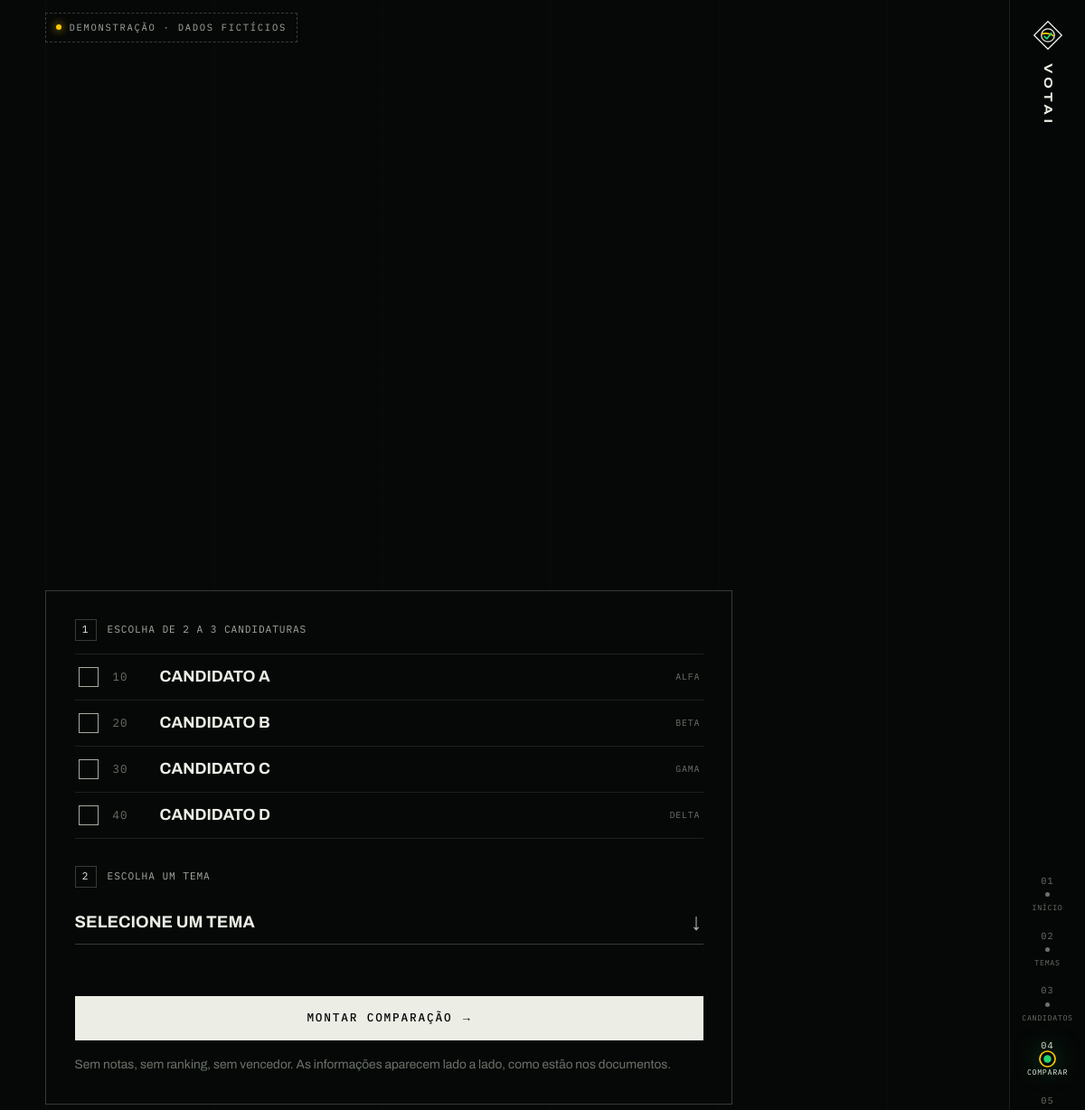
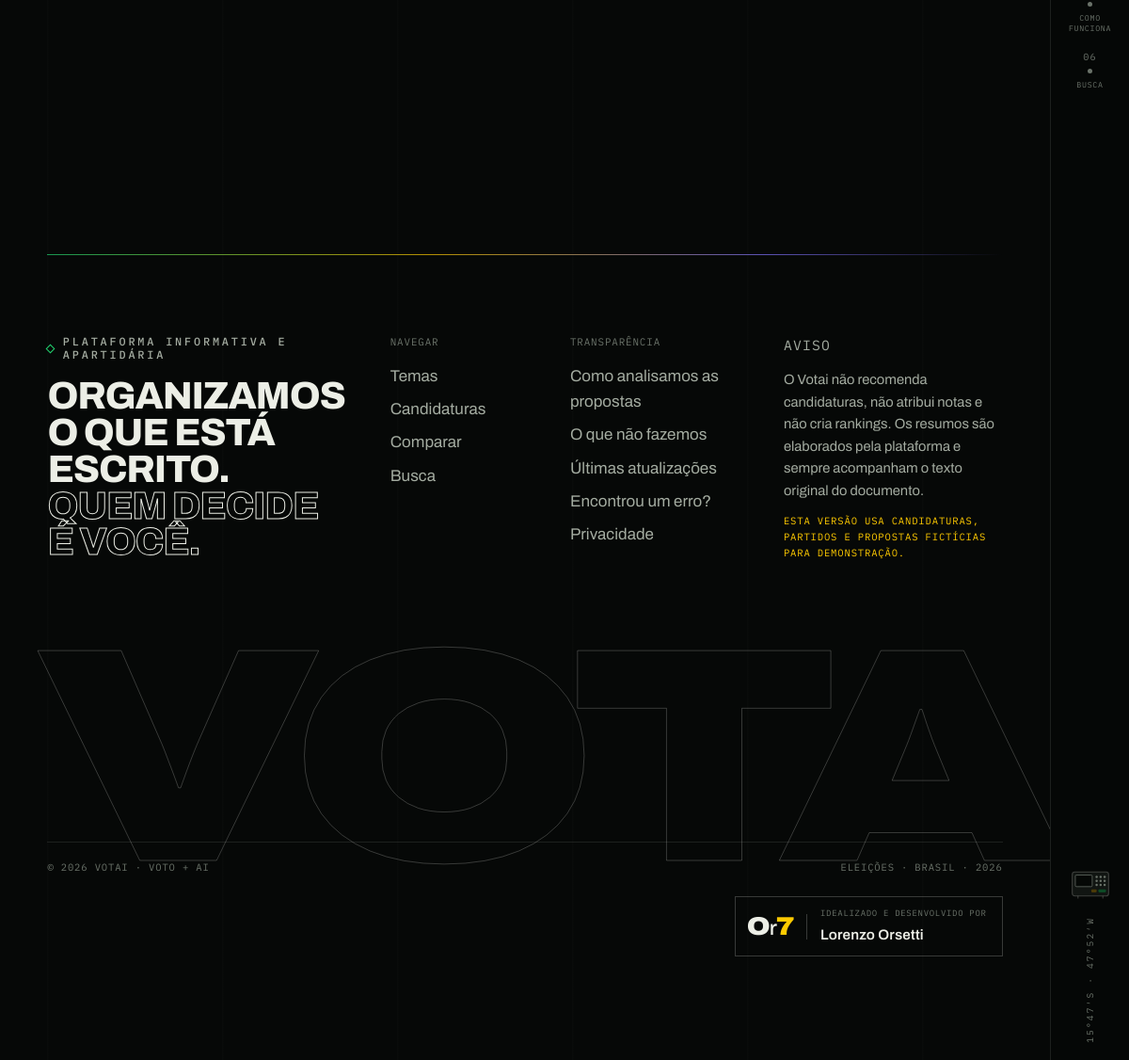
Page /comparar.php on the committed database (2 pictures, top to bottom).
### tables this page shows
CREATE TABLE candidatos (
  id            INT UNSIGNED AUTO_INCREMENT PRIMARY KEY,
  eleicao_id    INT UNSIGNED NOT NULL,
  partido_id    INT UNSIGNED NULL,
  nome          VARCHAR(180) NOT NULL,
  nome_urna     VARCHAR(120) NOT NULL,
  slug          VARCHAR(140) NOT NULL,
  numero        VARCHAR(8)   NULL,
  cargo         VARCHAR(120) NOT NULL,
  uf            CHAR(2)      NULL,
  foto          VARCHAR(255) NULL,
  foto_fonte    VARCHAR(255) NULL COMMENT 'Origem da foto (ex.: DivulgaCandContas/TSE)',
  demonstracao  TINYINT(1) NOT NULL DEFAULT 0 COMMENT '1 = registro fictício',
  ativo         TINYINT(1) NOT NULL DEFAULT 1,
  sq_candidato         BIGINT UNSIGNED NULL COMMENT 'SQ_CANDIDATO do TSE (chave com fotos e PDFs)',
  tipo_agremiacao      VARCHAR(40)  NULL,
  coligacao_nome       VARCHAR(200) NULL,
  coligacao_composicao TEXT NULL,
  federacao_nome       VARCHAR(200) NULL,
  vice_sq              BIGINT UNSIGNED NULL,
  vice_nome            VARCHAR(180) NULL,
  vice_nome_urna       VARCHAR(120) NULL,
  vice_partido_sigla   VARCHAR(20)  NULL,
  vice_foto            VARCHAR(255) NULL,
  atualizado_tse       DATETIME NULL,
  criado_em     TIMESTAMP NOT NULL DEFAULT CURRENT_TIMESTAMP,
  atualizado_em TIMESTAMP NOT NULL DEFAULT CURRENT_TIMESTAMP ON UPDATE CURRENT_TIMESTAMP,
  UNIQUE KEY uq_candidatos_slug (slug),
  UNIQUE KEY uq_candidatos_sq (sq_candidato),
  KEY idx_candidatos_eleicao (eleicao_id, ativo),
  CONSTRAINT fk_candidatos_eleicao FOREIGN KEY (eleicao_id) REFERENCES eleicoes(id) ON UPDATE CASCADE,
  CONSTRAINT fk_candidatos_partido FOREIGN KEY (partido_id) REFERENCES partidos(id) ON UPDATE CASCADE ON DELETE SET NULL
);

CREATE TABLE partidos (
  id         INT UNSIGNED AUTO_INCREMENT PRIMARY KEY,
  nome       VARCHAR(160) NOT NULL,
  sigla      VARCHAR(20)  NOT NULL,
  numero     VARCHAR(5)   NULL,
  logo       VARCHAR(255) NULL,
  criado_em  TIMESTAMP NOT NULL DEFAULT CURRENT_TIMESTAMP,
  UNIQUE KEY uq_partidos_sigla (sigla)
);

### includes/repositorio.php (called while the page is built, shortened)
<?php
require_once __DIR__ . '/funcoes.php';
function candidatos_lista(): array
{
    $sql = "SELECT " . SQL_CANDIDATO_COLS . ",
                   (SELECT COUNT(*) FROM propostas p WHERE p.candidato_id = c.id AND p.status = :st) AS total_propostas,
                   (SELECT COUNT(DISTINCT p.categoria_id) FROM propostas p WHERE p.candidato_id = c.id AND p.status = :st2) AS total_temas
            FROM candidatos c
            JOIN eleicoes e ON e.id = c.eleicao_id AND e.ativa = 1
            LEFT JOIN partidos pa ON pa.id = c.partido_id
            WHERE c.ativo = 1
            ORDER BY c.nome_urna ASC";
    $st = db()->prepare($sql);
    $st->execute(['st' => STATUS_PUBLICO, 'st2' => STATUS_PUBLICO]);
    return $st->fetchAll();
}
function candidatos_por_ids(array $ids): array
{
    $ids = array_values(array_unique(array_filter(array_map('intval', $ids), static fn($i) => $i > 0)));
    if (!$ids) return [];
    $out = [];
    return $out;
}
function demo_ativo(): bool
{
    static $v = null;
    if ($v !== null) return $v;
    return $v = (bool) db()->query('SELECT COUNT(*) FROM candidatos WHERE demonstracao = 1 AND ativo = 1')->fetchColumn();
}

### includes/database.php (called while the page is built, shortened)
<?php
function db(): PDO
{
    static $pdo = null;
    if ($pdo instanceof PDO) {
        return $pdo;
    }
    $dsn = sprintf('mysql:host=%s;port=%s;dbname=%s;charset=utf8mb4', DB_HOST, DB_PORT, DB_NAME);
    try {
        $pdo = new PDO($dsn, DB_USER, DB_PASS, [
            PDO::ATTR_ERRMODE            => PDO::ERRMODE_EXCEPTION,
            PDO::ATTR_DEFAULT_FETCH_MODE => PDO::FETCH_ASSOC,
            PDO::ATTR_EMULATE_PREPARES   => false,
            PDO::ATTR_STRINGIFY_FETCHES  => false,
        ]);
    } catch (PDOException $e) {
        http_response_code(503);
        error_log('[votai] Falha na conexão: ' . $e->getMessage());
        $msg = APP_DEBUG ? htmlspecialchars($e->getMessage()) : 'Verifique as credenciais em includes/config.php e se o banco foi importado (database/database.sql).';
        exit('<!doctype html><meta charset="utf-8"><title>Banco indisponível</title>'
            . '<body style="background:#060807;color:#ECEFE7;font:16px/1.5 system-ui;padding:10vh 8vw">'
            . '<p style="font:12px monospace;letter-spacing:.2em;color:#FFCB00">ERRO 503 · BANCO DE DADOS</p>'
            . '<h1 style="font-size:40px;margin:.2em 0">Não foi possível conectar ao banco.</h1><p>' . $msg . '</p></body>');
    }
    return $pdo;
}

### includes/funcoes.php (called while the page is built, shortened)
<?php
require_once __DIR__ . '/database.php';
function h(?string $v): string
{
    return htmlspecialchars((string) $v, ENT_QUOTES | ENT_SUBSTITUTE, 'UTF-8');
}
function url(string $path = '', array $query = []): string
{
    $u = BASE_URL . '/' . ltrim($path, '/');
    $query = array_filter($query, static fn($v) => $v !== null && $v !== '' && $v !== []);
    return $u;
}
function urls_amigaveis(): bool
{
    static $v = null;
    if ($v !== null) return $v;
    return $v = false;
}
function link_pagina(string $nome, array $query = []): string
{
    return urls_amigaveis() ? url($nome, $query) : url($nome . '.php', $query);
}

### comparar.php (the view, shortened to what this page needs)
<?php
$todosCands = candidatos_lista();
$ids = [];
$ids = array_values(array_unique($ids));
$ids = array_slice($ids, 0, 3);
$temaSlug = get_slug('tema');
$todos = $temaSlug === 'todos';
$tema = $todos ? ['id' => 0, 'slug' => 'todos', 'nome' => 'Todos os temas'] : ($temaSlug ? categoria_por_slug($temaSlug) : null);
$selecionados = candidatos_por_ids($ids);
$editar = isset($_GET['editar']);
$pronto = count($selecionados) >= 2 && $tema && !$editar;
require __DIR__ . '/includes/header.php';
?>
<main class="page" id="conteudo">
  <header class="topo-pagina topo-pagina--comp wrap">
    <h1 class="display <?= $pronto ? 'display--l' : 'display--xxl' ?> topo-pagina__titulo">
      <span class="mascara"><span>Compare</span></span>
      <span class="mascara"><span class="outline largo">antes de decidir.</span></span>
    </h1>
  </header>
  <?php if (!$pronto): ?>
  <section class="wrap comp-vazio">
    <form class="seletor seletor--pagina" action="<?= h(link_pagina('comparar')) ?>" method="get" data-comparar>
      <fieldset>
        <legend class="mono"><span class="seletor__passo">1</span> Escolha de 2 a 3 candidaturas</legend>
        <div class="marcadores">
          <?php foreach ($todosCands as $c): ?>
          <label class="marcador">
            <span class="marcador__caixa" aria-hidden="true"></span>
            <span class="marcador__num mono"><?= h($c['numero']) ?></span>
            <span class="marcador__nome"><?= h($c['nome_urna']) ?></span>
            <span class="marcador__partido mono"><?= h($c['partido_sigla'] ?? '') ?></span>
          </label>
          <?php endforeach; ?>
        </div>
      </fieldset>
      <fieldset>
        <legend class="mono"><span class="seletor__passo">2</span> Escolha um tema</legend>
        <div class="select">
          <select name="tema" required aria-label="Tema">
            <option value="">Selecione um tema</option>
          </select>
        </div>
      </fieldset>
      <p class="seletor__aviso mono" data-aviso role="status" aria-live="polite"><?= $_GET ? 'Selecione de 2 a 3 candidaturas e um tema.' : '' ?></p>
      <button class="btn-solid" type="submit">Montar comparação <span aria-hidden="true">→</span></button>
      <p class="seletor__nota">Sem notas, sem ranking, sem vencedor. As informações aparecem lado a lado, como estão nos documentos.</p>
    </form>
  </section>
  <?php endif; ?>
</main>
<?php require __DIR__ . '/includes/footer.php'; ?>

### assets/css/base.css (style rules this page uses)
:root, [data-theme="dark"] { --fundo: #060807; --fundo-2: #0a0d0b; --fundo-3: #111512; --tinta: #eceee6; --tinta-2: #a4aca1; --tinta-3: #6a7269; --linha: rgba(236, 238, 230, 0.1); --linha-2: rgba(236, 238, 230, 0.22); --verde: #009440; --verde-luz: #22d470; --verde-fundo: #03301a; --amarelo: #ffcb00; --amarelo-luz: #ffe16a; --indigo: #302681; --indigo-luz: #8173ff; --acento: var(--amarelo); --acento-2: var(--verde-luz); --sobre-acento: #0b0b05; --marca-texto: rgba(255, 203, 0, 0.2); --superficie: rgba(236, 238, 230, 0.028); --superficie-2: rgba(236, 238, 230, 0.06); --grade: rgba(236, 238, 230, 0.028); --papel: #efece0; --papel-tinta: #151812; --lcd: #0c140f; --lcd-tinta: #3ee88a; --urna-corpo: #101412; --urna-tecla: #1b201d; --urna-tecla-tinta: #f2f3ee; --sombra: 0 40px 90px -30px rgba(0, 0, 0, 0.85); --brilho: 1; color-scheme: dark; }
:root { --rail: 84px; --g: clamp(18px, 4.2vw, 72px); --secao: clamp(96px, 13vw, 210px); --f-display: "Archivo", "Arial Narrow", "Helvetica Neue", Arial, sans-serif; --f-texto: "Archivo", system-ui, -apple-system, "Segoe UI", Roboto, sans-serif; --f-mono: "Plex Mono", ui-monospace, "SFMono-Regular", Menlo, Consolas, monospace; --ease: cubic-bezier(0.2, 0.7, 0.1, 1); --ease-2: cubic-bezier(0.65, 0, 0.35, 1); }
*, *::before, *::after { box-sizing: border-box; }
html { -webkit-text-size-adjust: 100%; text-size-adjust: 100%; scroll-behavior: smooth; }
body { margin: 0; min-height: 100vh; background: var(--fundo); color: var(--tinta); font: 400 17px/1.6 var(--f-texto); font-stretch: 100%; -webkit-font-smoothing: antialiased; text-rendering: optimizeLegibility; overflow-x: hidden; transition: background-color 0.5s var(--ease), color 0.5s var(--ease); }
button, input, select, textarea { font: inherit; color: inherit; }
button { cursor: pointer; background: none; border: 0; padding: 0; }
h1, h2, h3, h4, p, ul, ol, dl, dd, figure, blockquote { margin: 0; }
body::before { content: ""; position: fixed; inset: 0 var(--rail) 0 0; pointer-events: none; z-index: -1; background-image: linear-gradient(90deg, var(--grade) 1px, transparent 1px); background-size: calc((100vw - var(--rail)) / 6) 100%; background-position: var(--g) 0; }
.mono { font-family: var(--f-mono); font-size: 0.78rem; letter-spacing: 0.08em; text-transform: uppercase; }
.display { font-family: var(--f-display); font-weight: 800; font-stretch: 100%; text-transform: uppercase; line-height: 0.86; letter-spacing: -0.035em; }
.display--xxl { font-size: clamp(3.3rem, 13.2vw, 15.5rem); }
.mascara { display: block; overflow: hidden; padding: 0.16em 0 0.07em; margin: -0.16em 0 -0.07em; }
.page { position: relative; }
@media (min-width: 1024px) { body { padding-right: var(--rail); } }
.wrap { padding-inline: var(--g); }
.btn-solid { display: inline-flex; align-items: center; justify-content: center; gap: 0.9em; font: 500 0.8rem/1 var(--f-mono); letter-spacing: 0.14em; text-transform: uppercase; padding: 1.15rem 1.6rem; background: var(--tinta); color: var(--fundo); position: relative; overflow: hidden; isolation: isolate; transition: color 0.35s; }
.btn-solid::before { content: ""; position: absolute; inset: 0; z-index: -1; background: var(--amarelo); transform: scaleX(0); transform-origin: left; transition: transform 0.45s var(--ease); }

### rows in the picture
candidatos: numero "10", nome_urna "CANDIDATO A", partido.sigla "ALFA"
candidatos: numero "20", nome_urna "CANDIDATO B", partido.sigla "BETA"
candidatos: numero "30", nome_urna "CANDIDATO C", partido.sigla "GAMA"
candidatos: numero "40", nome_urna "CANDIDATO D", partido.sigla "DELTA"

### other values in the picture
mb_strtoupper(SITE_NAME) "VOTAI"
pad2($i + 1) "01"
$m['curto'] "INÍCIO"
pad2($i + 1) "02"
$m['curto'] "TEMAS"
pad2($i + 1) "03"
$m['curto'] "CANDIDATOS"
pad2($i + 1) "04"
$m['curto'] "COMPARAR"
pad2($i + 1) "05"
$m['curto'] "COMO FUNCIONA"
pad2($i + 1) "06"
$m['curto'] "BUSCA"
SITE_NAME "Votai"
SITE_NAME "VOTAI"
